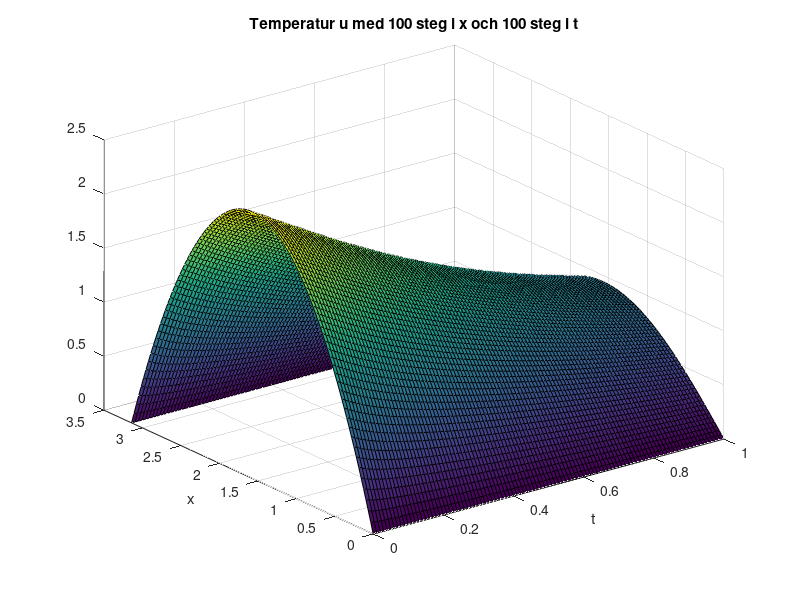

Recreate this plot in MATLAB.
clear;

function [u,dt,dx,xvek] = findiff1(M,N,T)

A = diag(ones(M-2,1),-1) + diag(-2*ones(M-1,1)) + diag(ones(M-2,1),1);
dx = pi/M; dt = T/N;

u = zeros(M-1,N+1);
xvek = (dx:dx:pi-dx)';
u(:,1) = xvek.*(pi-xvek);   %Temperatur vid t=0

%Framat Euler:
% for i=1:N
%     u(:,i+1) = u(:,i) + (dt/dx^2) * A*u(:,i);
% end

% Bakåt Euler:
for i=1:N
   u(:,i+1)=(eye(M-1)-dt/dx^2*A)\u(:,i);
end

end

function [u,dt,dx,xvek] = findiff2(M,N,T)
A = diag(ones(M-2,1),-1) + diag(-2*ones(M-1,1)) + diag(ones(M-2,1),1);
dx = pi/M; dt = T/N;

u = zeros(M-1,N+1);  
xvek = (dx:dx:pi-dx)';
u(:,1) = (xvek < pi/2) .* xvek; %Temperatur vid t=0, styckvis definierad

%Framat Euler:
% for i=1:N
%     u(:,i+1) = u(:,i) + (dt/dx^2) * A*u(:,i);
% end

% Bakåt Euler:
for i=1:N
   u(:,i+1)=(eye(M-1)-dt/dx^2*A)\u(:,i);
end

end

% Diskretisering och sluttid:
M = 1e2; N = 1e2; T = 1;

%  finita differensmetoden:
[u,dt,dx,xvek] = findiff1(M,N,T);

surf(0:dt:T,[0;xvek;pi], [zeros(1,N+1); u; zeros(1,N+1)])
ylabel('x'),xlabel('t'),

title(['Temperatur u med ',num2str(M),' steg i x och ', num2str(N), ' steg i t'])
